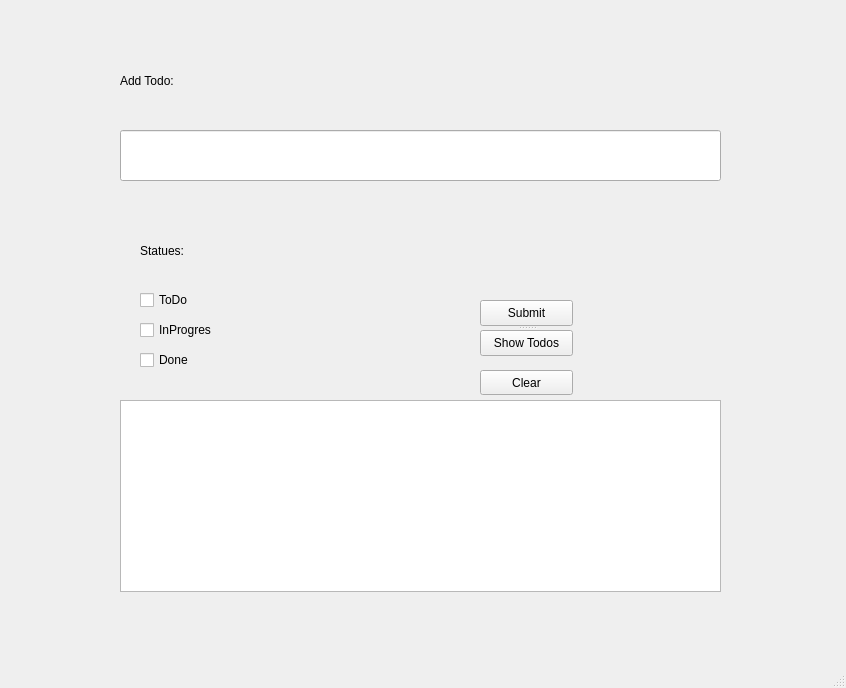
<?xml version="1.0" encoding="UTF-8"?>
<ui version="4.0">
 <class>TodoList</class>
 <widget class="QMainWindow" name="TodoList">
  <property name="geometry">
   <rect>
    <x>0</x>
    <y>0</y>
    <width>846</width>
    <height>688</height>
   </rect>
  </property>
  <property name="windowTitle">
   <string>MainWindow</string>
  </property>
  <widget class="QWidget" name="centralwidget">
   <widget class="QLabel" name="label_todo">
    <property name="geometry">
     <rect>
      <x>120</x>
      <y>60</y>
      <width>121</width>
      <height>41</height>
     </rect>
    </property>
    <property name="text">
     <string>Add Todo:</string>
    </property>
   </widget>
   <widget class="QLabel" name="label_statues">
    <property name="geometry">
     <rect>
      <x>140</x>
      <y>230</y>
      <width>61</width>
      <height>41</height>
     </rect>
    </property>
    <property name="text">
     <string>Statues:</string>
    </property>
   </widget>
   <widget class="QLineEdit" name="linetodo">
    <property name="geometry">
     <rect>
      <x>120</x>
      <y>130</y>
      <width>601</width>
      <height>51</height>
     </rect>
    </property>
   </widget>
   <widget class="QSplitter" name="splitter">
    <property name="geometry">
     <rect>
      <x>480</x>
      <y>300</y>
      <width>93</width>
      <height>56</height>
     </rect>
    </property>
    <property name="orientation">
     <enum>Qt::Vertical</enum>
    </property>
    <widget class="QPushButton" name="submit">
     <property name="text">
      <string>Submit</string>
     </property>
    </widget>
    <widget class="QPushButton" name="show_todos">
     <property name="text">
      <string>Show Todos</string>
     </property>
    </widget>
   </widget>
   <widget class="QCheckBox" name="ToDo">
    <property name="geometry">
     <rect>
      <x>140</x>
      <y>290</y>
      <width>82</width>
      <height>20</height>
     </rect>
    </property>
    <property name="text">
     <string>ToDo</string>
    </property>
   </widget>
   <widget class="QCheckBox" name="InProgres">
    <property name="geometry">
     <rect>
      <x>140</x>
      <y>320</y>
      <width>82</width>
      <height>20</height>
     </rect>
    </property>
    <property name="text">
     <string>InProgres</string>
    </property>
   </widget>
   <widget class="QCheckBox" name="Done">
    <property name="geometry">
     <rect>
      <x>140</x>
      <y>350</y>
      <width>82</width>
      <height>20</height>
     </rect>
    </property>
    <property name="text">
     <string>Done</string>
    </property>
   </widget>
   <widget class="QListWidget" name="list_todos">
    <property name="geometry">
     <rect>
      <x>120</x>
      <y>400</y>
      <width>601</width>
      <height>192</height>
     </rect>
    </property>
   </widget>
   <widget class="QPushButton" name="clear">
    <property name="geometry">
     <rect>
      <x>480</x>
      <y>370</y>
      <width>93</width>
      <height>25</height>
     </rect>
    </property>
    <property name="text">
     <string>Clear</string>
    </property>
   </widget>
  </widget>
  <widget class="QMenuBar" name="HomeWorkToDos">
   <property name="geometry">
    <rect>
     <x>0</x>
     <y>0</y>
     <width>846</width>
     <height>26</height>
    </rect>
   </property>
  </widget>
  <widget class="QStatusBar" name="statusBar"/>
 </widget>
 <resources/>
 <connections/>
</ui>
